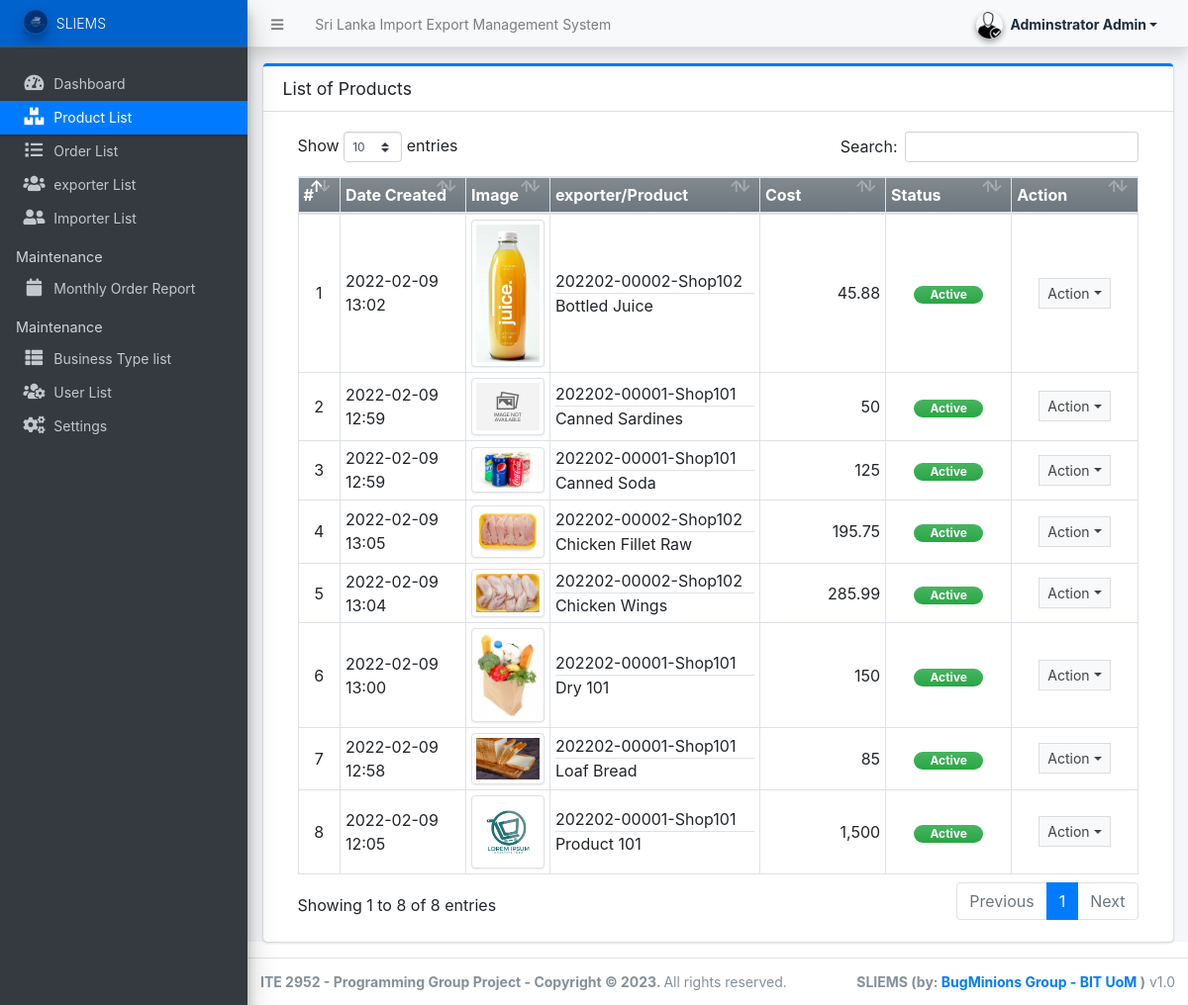
Page /admin/?page=products (signed in) on the committed database.
### tables this page shows
CREATE TABLE `product_list` (
  `id` int(30) NOT NULL,
  `exporter_id` int(30) DEFAULT NULL,
  `category_id` int(30) DEFAULT NULL,
  `name` text NOT NULL,
  `description` text NOT NULL,
  `price` double NOT NULL DEFAULT 0,
  `image_path` text DEFAULT NULL,
  `status` tinyint(1) NOT NULL DEFAULT 1,
  `delete_flag` tinyint(1) NOT NULL DEFAULT 0,
  `date_created` datetime NOT NULL DEFAULT current_timestamp(),
  `date_updated` datetime DEFAULT NULL ON UPDATE current_timestamp()
);

CREATE TABLE `exporter_list` (
  `id` int(30) NOT NULL,
  `code` varchar(100) NOT NULL,
  `shop_type_id` int(30) NOT NULL,
  `shop_name` text NOT NULL,
  `shop_owner` text NOT NULL,
  `contact` text NOT NULL,
  `username` text NOT NULL,
  `password` text NOT NULL,
  `avatar` text DEFAULT NULL,
  `status` tinyint(1) NOT NULL DEFAULT 1,
  `delete_flag` tinyint(1) NOT NULL DEFAULT 0,
  `date_created` datetime NOT NULL DEFAULT current_timestamp(),
  `date_updated` datetime DEFAULT NULL ON UPDATE current_timestamp()
);

### config.php (called while the page is built, shortened)
<?php
function validate_image($file){
    $file = explode("?",$file)[0];
	if(!empty($file)){
		if(is_file(base_app.$file)){
			return base_url.$file;
		}else{
			return base_url.'dist/img/no-image-available.png';
		}
	}else{
		return base_url.'dist/img/no-image-available.png';
	}
}
function format_num($number = 0, $max_decimal = ''){
    if(is_numeric($number)){
        $ex = explode('.',$number);
        $dec = isset($ex[1]) ? strlen($ex[1]) : 0;
        if(empty($max_decimal) || (is_numeric($max_decimal) && $max_decimal >= $dec)){
            return number_format($number,$dec);
        }else{
            if(is_numeric($max_decimal))
                return number_format($number,$max_decimal);
            else
                return "Invalid Maximum Decimal";
        }
    }else{
        return "Invalid Number";
    }
}
?>

### admin/products/index.php (the view, shortened to what this page needs)
<div class="card card-outline card-primary">
	<div class="card-header">
		<h3 class="card-title">List of Products</h3>
	</div>
	<div class="card-body">
		<div class="container-fluid">
        <div class="container-fluid">
			<table class="table table-bordered table-stripped">
				<colgroup>
					<col width="5%">
					<col width="15%">
					<col width="10%">
					<col width="25%">
					<col width="15%">
					<col width="15%">
					<col width="15%">
				</colgroup>
				<thead>
					<tr class="bg-gradient-secondary">
						<th>#</th>
						<th>Date Created</th>
						<th>Image</th>
						<th>exporter/Product</th>
						<th>Cost</th>
						<th>Status</th>
						<th>Action</th>
					</tr>
				</thead>
				<tbody>
					<?php
					$i = 1;
						$qry = $conn->query("SELECT p.*,v.code, v.shop_name as `exporter` from `product_list` p inner join exporter_list v on p.exporter_id = v.id where p.delete_flag = 0 order by p.`name` asc ");
						while($row = $qry->fetch_assoc()):
					?>
						<tr>
							<td class="text-center"><?php echo $i++; ?></td>
							<td><?php echo date("Y-m-d H:i",strtotime($row['date_created'])) ?></td>
							<td class="text-center"><img src="<?= validate_image($row['image_path']) ?>" alt="Product Image" class="border border-gray img-thumbnail product-img"></td>
							<td>
								<div class="border-bottom text-truncate"><?= $row['code'].'-'.$row['exporter'] ?></div>
								<div class="text-truncate"><?= $row['name'] ?></div>
							</td>
							<td class="text-right"><?php echo format_num($row['price']) ?></td>
							<td class="text-center">
                                <?php if($row['status'] == 1): ?>
                                    <span class="badge badge-success bg-gradient-success px-3 rounded-pill">Active</span>
                                <?php else: ?>
                                    <span class="badge badge-danger bg-gradient-danger px-3 rounded-pill">Inactive</span>
                                <?php endif; ?>
                            </td>
							<td align="center">
								 <button type="button" class="btn btn-flat btn-default btn-sm dropdown-toggle dropdown-icon" data-toggle="dropdown">
				                  		Action
				                  </button>
							</td>
						</tr>
					<?php endwhile; ?>
				</tbody>
			</table>
		</div>
		</div>
	</div>
</div>

### admin/products/index.php (style rules this page uses)
.product-img { width: calc(100%); height: auto; max-width: 5em; object-fit:scale-down; object-position:center center; }

### rows in the picture
product_list: date_created "2022-02-09 13:02", shows a picture, exporter.code "202202-00002", exporter.shop_name "Shop102", name "Bottled Juice", price "45.88", status "Active"
product_list: date_created "2022-02-09 12:59", shows a picture, exporter.code "202202-00001", exporter.shop_name "Shop101", name "Canned Sardines", price "50", status "Active"
product_list: date_created "2022-02-09 12:59", shows a picture, exporter.code "202202-00001", exporter.shop_name "Shop101", name "Canned Soda", price "125", status "Active"
product_list: date_created "2022-02-09 13:05", shows a picture, exporter.code "202202-00002", exporter.shop_name "Shop102", name "Chicken Fillet Raw", price "195.75", status "Active"
product_list: date_created "2022-02-09 13:04", shows a picture, exporter.code "202202-00002", exporter.shop_name "Shop102", name "Chicken Wings", price "285.99", status "Active"
product_list: date_created "2022-02-09 13:00", shows a picture, exporter.code "202202-00001", exporter.shop_name "Shop101", name "Dry 101", price "150", status "Active"
product_list: date_created "2022-02-09 12:58", shows a picture, exporter.code "202202-00001", exporter.shop_name "Shop101", name "Loaf Bread", price "85", status "Active"
product_list: date_created "2022-02-09 12:05", shows a picture, exporter.code "202202-00001", exporter.shop_name "Shop101", name "Product 101", price "1,500", status "Active"

### other values in the picture
$_settings->info('name') "Sri Lanka Import Export Management System"
$_settings->userdata('firstname').' '.$_settings->userdata('lastname') "Adminstrator Admin"
$_settings->info('short_name') "SLIEMS"
